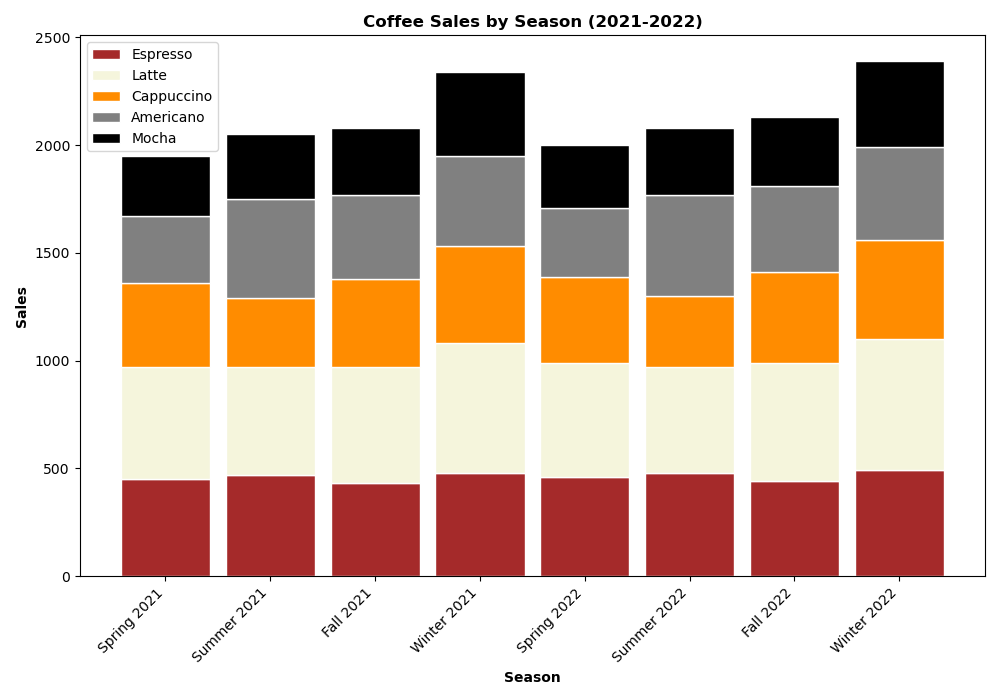

Python code for this plot:

import matplotlib.pyplot as plt

# Provided data
data = [
    {'Season': 'Spring 2021', 'Espresso': 450, 'Latte': 520, 'Cappuccino': 390, 'Americano': 310, 'Mocha': 280},
    {'Season': 'Summer 2021', 'Espresso': 470, 'Latte': 500, 'Cappuccino': 320, 'Americano': 460, 'Mocha': 300},
    {'Season': 'Fall 2021', 'Espresso': 430, 'Latte': 540, 'Cappuccino': 410, 'Americano': 390, 'Mocha': 310},
    {'Season': 'Winter 2021', 'Espresso': 480, 'Latte': 600, 'Cappuccino': 450, 'Americano': 420, 'Mocha': 390},
    {'Season': 'Spring 2022', 'Espresso': 460, 'Latte': 530, 'Cappuccino': 400, 'Americano': 320, 'Mocha': 290},
    {'Season': 'Summer 2022', 'Espresso': 480, 'Latte': 490, 'Cappuccino': 330, 'Americano': 470, 'Mocha': 310},
    {'Season': 'Fall 2022', 'Espresso': 440, 'Latte': 550, 'Cappuccino': 420, 'Americano': 400, 'Mocha': 320},
    {'Season': 'Winter 2022', 'Espresso': 490, 'Latte': 610, 'Cappuccino': 460, 'Americano': 430, 'Mocha': 400}
]

# Extracting categories and seasons
seasons = [d['Season'] for d in data]
categories = list(data[0].keys())[1:]  # Ignore the first key 'Season'

# Preparing data for the stacked bar chart
espresso = [d['Espresso'] for d in data]
latte = [d['Latte'] for d in data]
cappuccino = [d['Cappuccino'] for d in data]
americano = [d['Americano'] for d in data]
mocha = [d['Mocha'] for d in data]

# The position of the bars on the x-axis
r = range(len(data))

# Plotting the bars
plt.figure(figsize=(10, 7))

barWidth = 0.85
plt.bar(r, espresso, color='brown', edgecolor='white', width=barWidth, label='Espresso')
plt.bar(r, latte, bottom=espresso, color='beige', edgecolor='white', width=barWidth, label='Latte')
plt.bar(r, cappuccino, bottom=[i+j for i,j in zip(espresso, latte)], color='darkorange', edgecolor='white', width=barWidth, label='Cappuccino')
plt.bar(r, americano, bottom=[i+j+k for i,j,k in zip(espresso, latte, cappuccino)], color='grey', edgecolor='white', width=barWidth, label='Americano')
plt.bar(r, mocha, bottom=[i+j+k+l for i,j,k,l in zip(espresso, latte, cappuccino, americano)], color='black', edgecolor='white', width=barWidth, label='Mocha')

# Adding labels
plt.xlabel('Season', fontweight='bold')
plt.xticks(r, seasons, rotation=45, ha="right")
plt.ylabel('Sales', fontweight='bold')
plt.title('Coffee Sales by Season (2021-2022)', fontweight='bold')

# Create legend & Show graphic
plt.legend()
plt.tight_layout()
plt.show()
